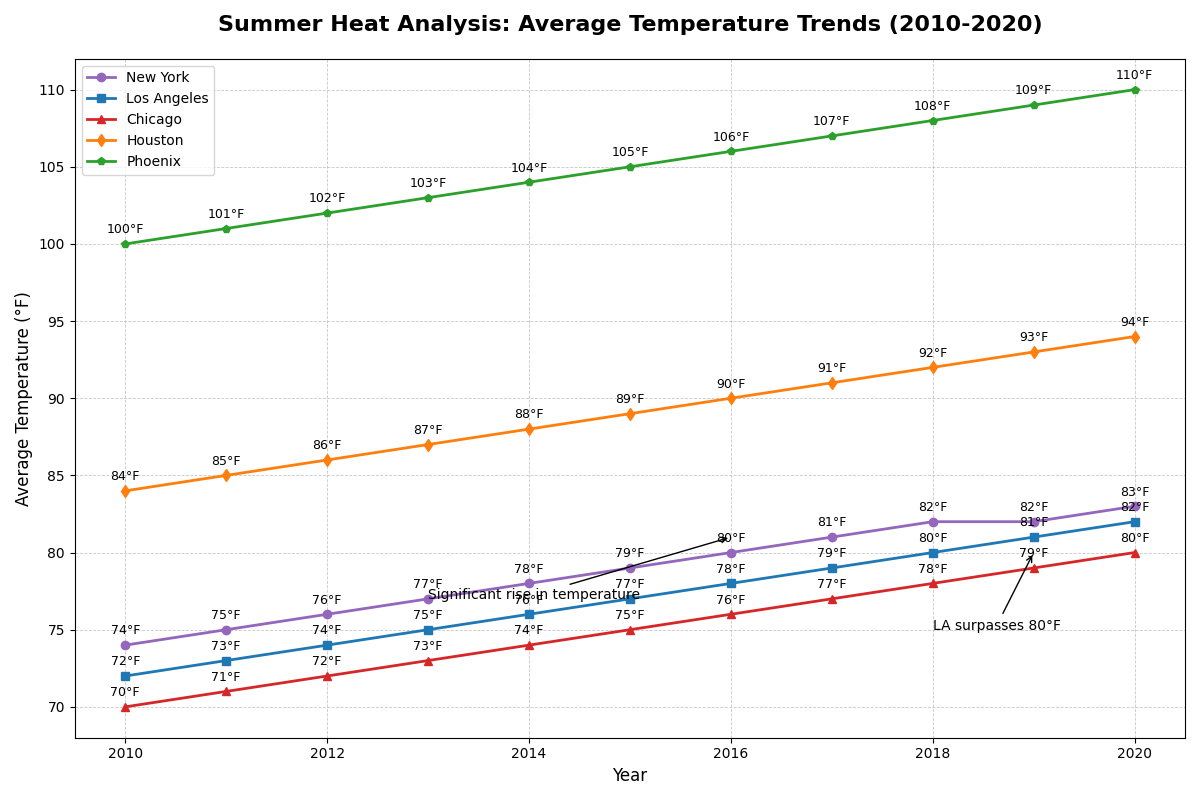

This figure's Python source:
import matplotlib.pyplot as plt
import numpy as np

# Cities
cities = ['New York', 'Los Angeles', 'Chicago', 'Houston', 'Phoenix']

# Years
years = np.arange(2010, 2021)

# Average temperatures in Fahrenheit (hypothetical data)
ny_temps = [74, 75, 76, 77, 78, 79, 80, 81, 82, 82, 83]
la_temps = [72, 73, 74, 75, 76, 77, 78, 79, 80, 81, 82]
chi_temps = [70, 71, 72, 73, 74, 75, 76, 77, 78, 79, 80]
hou_temps = [84, 85, 86, 87, 88, 89, 90, 91, 92, 93, 94]
phx_temps = [100, 101, 102, 103, 104, 105, 106, 107, 108, 109, 110]

# Create the figure and axis
fig, ax = plt.subplots(figsize=(12, 8))

# Plot the temperature trends with shuffled colors
ax.plot(years, ny_temps, marker='o', label='New York', color='#9467bd', linewidth=2)
ax.plot(years, la_temps, marker='s', label='Los Angeles', color='#1f77b4', linewidth=2)
ax.plot(years, chi_temps, marker='^', label='Chicago', color='#d62728', linewidth=2)
ax.plot(years, hou_temps, marker='d', label='Houston', color='#ff7f0e', linewidth=2)
ax.plot(years, phx_temps, marker='p', label='Phoenix', color='#2ca02c', linewidth=2)

# Title and axis labels
ax.set_title("Summer Heat Analysis: Average Temperature Trends (2010-2020)", fontsize=16, fontweight='bold', pad=20)
ax.set_xlabel('Year', fontsize=12)
ax.set_ylabel('Average Temperature (°F)', fontsize=12)

# Annotate key temperature increases
ax.annotate('Significant rise in temperature', xy=(2016, 81), xytext=(2013, 77),
            arrowprops=dict(facecolor='black', arrowstyle='->'), fontsize=10, color='black')

ax.annotate('LA surpasses 80°F', xy=(2019, 80), xytext=(2018, 75),
            arrowprops=dict(facecolor='black', arrowstyle='->'), fontsize=10, color='black')

# Label each data point with its value
for idx, year in enumerate(years):
    ax.text(year, ny_temps[idx] + 0.5, f'{ny_temps[idx]}°F', ha='center', va='bottom', fontsize=9)
    ax.text(year, la_temps[idx] + 0.5, f'{la_temps[idx]}°F', ha='center', va='bottom', fontsize=9)
    ax.text(year, chi_temps[idx] + 0.5, f'{chi_temps[idx]}°F', ha='center', va='bottom', fontsize=9)
    ax.text(year, hou_temps[idx] + 0.5, f'{hou_temps[idx]}°F', ha='center', va='bottom', fontsize=9)
    ax.text(year, phx_temps[idx] + 0.5, f'{phx_temps[idx]}°F', ha='center', va='bottom', fontsize=9)

# Add a legend
ax.legend(loc='upper left', fontsize=10)

# Enable grid
ax.grid(True, linestyle='--', linewidth=0.6, alpha=0.7)

# Automatically adjust layout to avoid overlap
plt.tight_layout()

# Display the chart
plt.show()
